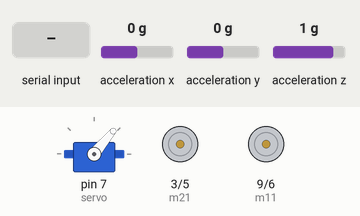
Simulated run of this sketch. Board: Arduino Uno, built with avr-gcc and run on an emulated ATmega328P. On the bench: servo, motor-driver pin pairs drawn as motors (green arrow = first pin HIGH = forward, orange = second pin HIGH = backward, longer = more drive). Wiring (inferred from the names in the program): MPU-6050 motion sensor at I2C address 0x68. The test bench sets the inputs (shaded band); at power-on: acceleration x 0 g, acceleration y 0 g, acceleration z 1 g. What the sketch prints to the serial monitor is not drawn.

Above: at 1.2 s.
1.3 s: "w" received over Serial
At 2.5 s:
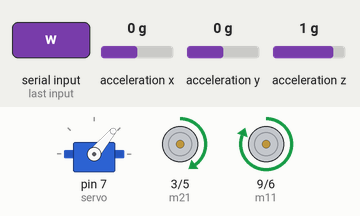
2.8 s: "a" received over Serial
At 3.7 s:
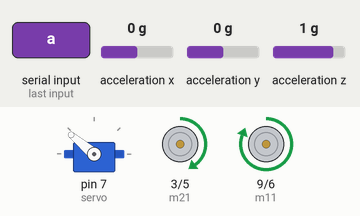
4.3 s: "r" received over Serial
At 5.0 s:
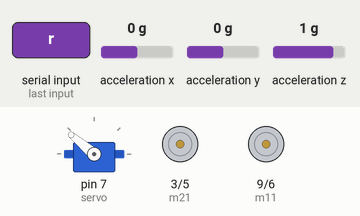
5.8 s: "s" received over Serial
At 6.2 s:
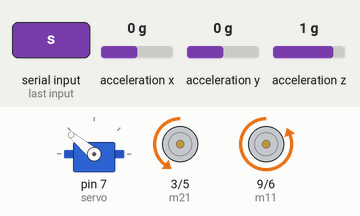
7.3 s: "d" received over Serial
At 8.5 s:
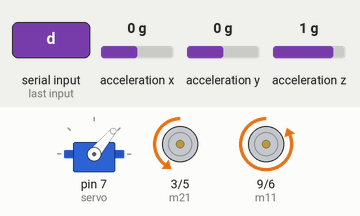
8.8 s: "e" received over Serial
At 9.6 s:
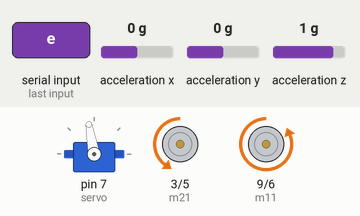
Timing chart, 0 to 11.3 s (numbered marks = the images above; inputs shaded):
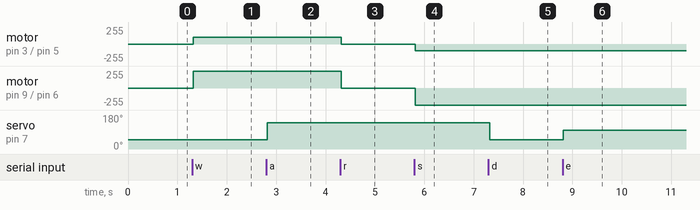

The sketch:

vibration_data.ino
```cpp
#include<Servo.h>


#include <Wire.h>


byte  start, data;

int loop_counter, gyro_address, vibration_counter;
int temperature, vibration;
long acc_x, acc_y, acc_z, acc_total_vector[20], acc_av_vector, vibration_total_result;

int acc_axis[4], gyro_axis[4];
double gyro_pitch, gyro_roll, gyro_yaw;
float angle_roll_acc, angle_pitch_acc, angle_pitch, angle_roll;


Servo servo;
char v;
int error;
int angle;

int m11=9, m12=6, m21=3, m22=5;
boolean manual = false;
int kp = 4;
int ki = 0.02;
int kd = 0;
float p, i, d;
int pid, prev_error;

void setup(){
  Serial.begin(9600);
  servo.attach(7);
  servo.write(100);
  Wire.begin();                                                                         //Start the wire library as master
  TWBR = 12;                                                                            //Set the I2C clock speed to 400kHz.


  gyro_address = 0x68;                                                       //Store the gyro address in the variable.

  set_gyro_registers();
}

void check_conditions(){
  if (Serial.available() > 0){
    v = Serial.read();

    if (v == 'w') forward();
    else if (v == 'r') engineOff();

      }
    }

void loop(){

  check_conditions();
  check_vibration();

  manual_mode();


  if (angle > 140)angle = 140;

  if (angle <  50)angle = 50;
  //Serial.println(angle);
  servo.write(angle);


  Serial.print(vibration);
  Serial.print("   ");
  Serial.print(v);
  Serial.print("         ");
  Serial.println(angle);

}


void forward(){
  analogWrite(m11, 255);
  analogWrite(m12, 0);
  analogWrite(m21, 100);
  analogWrite(m22, 0);
}
void backward(){
  analogWrite(m11, 0);
  analogWrite(m12, 255);
  analogWrite(m21, 0);
  analogWrite(m22, 100);
}

void engineOff(){
  analogWrite(m11, 0);
  analogWrite(m12, 0);
  analogWrite(m21, 0);
  analogWrite(m22, 0);

}

void manual_mode(){
  //Serial.println("Autopilot Disabled    ");
 // if (v == 'w')forward();
  if (v == 'a') angle = 140;
  if (v == 'd') angle = 50;
  if (v == 's') backward();
  if (v == 'e') angle = 100;
  //if (v == 'r') engineOff();
}


void set_gyro_registers(){
  //Setup the MPU-6050

    Wire.beginTransmission(gyro_address);                        //Start communication with the address found during search.
    Wire.write(0x6B);                                            //We want to write to the PWR_MGMT_1 register (6B hex)
    Wire.write(0x00);                                            //Set the register bits as 00000000 to activate the gyro
    Wire.endTransmission();                                      //End the transmission with the gyro.

    Wire.beginTransmission(gyro_address);                        //Start communication with the address found during search.
    Wire.write(0x1B);                                            //We want to write to the GYRO_CONFIG register (1B hex)
    Wire.write(0x08);                                            //Set the register bits as 00001000 (500dps full scale)
    Wire.endTransmission();                                      //End the transmission with the gyro

    Wire.beginTransmission(gyro_address);                        //Start communication with the address found during search.
    Wire.write(0x1C);                                            //We want to write to the ACCEL_CONFIG register (1A hex)
    Wire.write(0x10);                                            //Set the register bits as 00010000 (+/- 8g full scale range)
    Wire.endTransmission();                                      //End the transmission with the gyro

    //Let's perform a random register check to see if the values are written correct
    Wire.beginTransmission(gyro_address);                        //Start communication with the address found during search
    Wire.write(0x1B);                                            //Start reading @ register 0x1B
    Wire.endTransmission();                                      //End the transmission
    Wire.requestFrom(gyro_address, 1);                           //Request 1 bytes from the gyro
    while(Wire.available() < 1);                                 //Wait until the 6 bytes are received
    if(Wire.read() != 0x08){                                     //Check if the value is 0x08
      digitalWrite(13,HIGH);                                     //Turn on the warning led
      while(1)delay(10);                                         //Stay in this loop for ever
    }

    Wire.beginTransmission(gyro_address);                        //Start communication with the address found during search
    Wire.write(0x1A);                                            //We want to write to the CONFIG register (1A hex)
    Wire.write(0x03);                                            //Set the register bits as 00000011 (Set Digital Low Pass Filter to ~43Hz)
    Wire.endTransmission();                                      //End the transmission with the gyro


}


void check_vibration(){
        //For balancing the propellors it's possible to use the accelerometer to measure the vibrations.
                                                           //The MPU-6050 is installed
        Wire.beginTransmission(gyro_address);                                           //Start communication with the gyro.
        Wire.write(0x3B);                                                               //Start reading @ register 43h and auto increment with every read.
        Wire.endTransmission();                                                         //End the transmission.
        Wire.requestFrom(gyro_address,6);                                               //Request 6 bytes from the gyro.
        while(Wire.available() < 6);                                                    //Wait until the 6 bytes are received.
        acc_x = Wire.read()<<8|Wire.read();                                             //Add the low and high byte to the acc_x variable.
        acc_y = Wire.read()<<8|Wire.read();                                             //Add the low and high byte to the acc_y variable.
        acc_z = Wire.read()<<8|Wire.read();


       acc_total_vector[0] = sqrt((acc_x*acc_x)+(acc_y*acc_y)+(acc_z*acc_z));          //Calculate the total accelerometer vector.
       //Serial.println(acc_total_vector[0]);
        acc_av_vector = acc_total_vector[0];                                            //Copy the total vector to the accelerometer average vector variable.
        //Serial.println(acc_z);
        for(start = 5; start > 0; start--){                                            //Do this loop 16 times to create an array of accelrometer vectors.
          acc_total_vector[start] = acc_total_vector[start - 1];                        //Shift every variable one position up in the array.
          acc_av_vector += acc_total_vector[start];                                     //Add the array value to the acc_av_vector variable.
        }

        acc_av_vector /= 6;                                                            //Divide the acc_av_vector by 17 to get the avarage total accelerometer vector.

        if(vibration_counter < 7){                                                     //If the vibration_counter is less than 20 do this.
          vibration_counter ++;                                                         //Increment the vibration_counter variable.
          vibration_total_result += abs(acc_total_vector[0] - acc_av_vector);           //Add the absolute difference between the avarage vector and current vector to the vibration_total_result variable.
        }
        else{
          vibration_counter = 0;                                                        //If the vibration_counter is equal or larger than 20 do this.
          vibration = (vibration_total_result/50);
          vibration_total_result = 0;                                                   //Reset the vibration_total_result variable.
        }

}
```

Measured:
- after the input at 1.3 s, motor on pin 3 (m21) / pin 5 (m22): stopped → forward 100/255 at once; motor on pin 9 (m11) / pin 6 (m12): stopped → forward 255/255 at once
- after the input at 2.8 s, servo on pin 7 (servo): 50° → 140° at once
- after the input at 4.3 s, motor on pin 3 (m21) / pin 5 (m22): forward 100/255 → stopped at once; motor on pin 9 (m11) / pin 6 (m12): forward 255/255 → stopped at once
- after the input at 5.8 s, motor on pin 3 (m21) / pin 5 (m22): stopped → backward 100/255 at once; motor on pin 9 (m11) / pin 6 (m12): stopped → backward 255/255 at once
- after the input at 7.3 s, servo on pin 7 (servo): 140° → 50° at once
- after the input at 8.8 s, servo on pin 7 (servo): 50° → 100° at once
